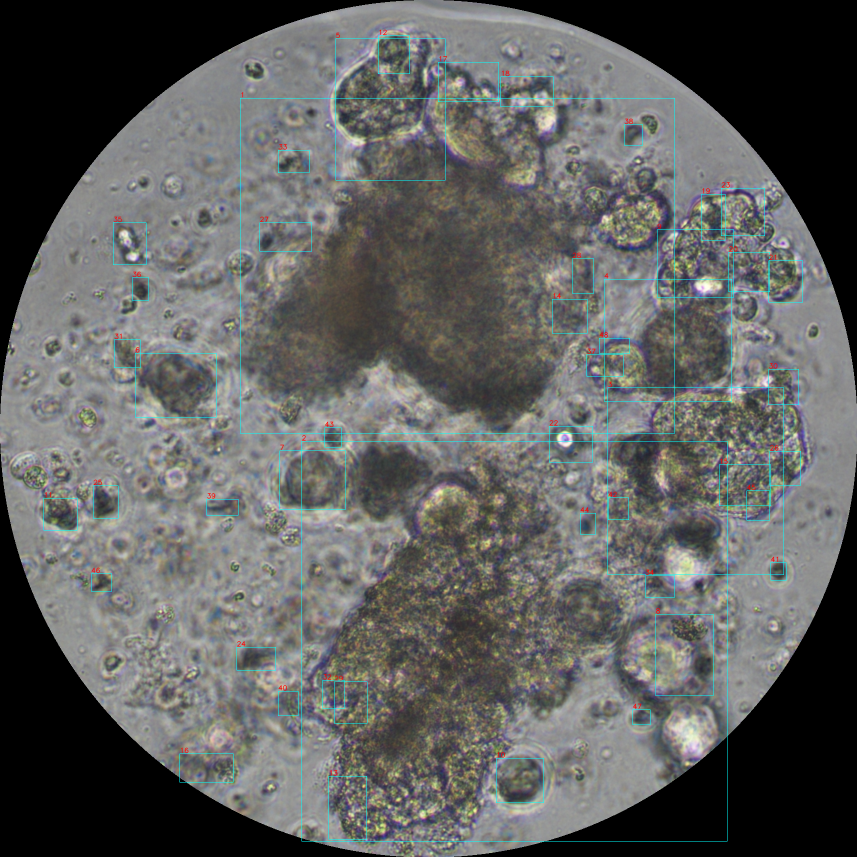
#> input picture DEO-MARKDOWN/App80 DEO/10uM/05-十二月-2025/10x00/organoid_analysis/droplet_001_vision_prior_artifacts/blob_candidates_overlay.png, 1714 x 1714 px (shown at 1/2 size)
$ python -i test_app65_brightfield_direct_cellpose_v3.py   (imports and definitions only)   (older library calls are emulated)
#> lines starting #> are read from the running program, lines starting #| are printed output that depends on the picture
#!/usr/bin/env python3
from __future__ import annotations

import argparse
import csv
import json
import math
from dataclasses import dataclass
from pathlib import Path
import sys

import cv2
import numpy as np

APP80_DIR = Path('/home/lachlan/ProjectsLFS/Zhengyu/analysis-tools/app80_first_replicate_multiscale_cellpose')
sys.path.insert(0, str(APP80_DIR))

from cellpose import models  # noqa: E402
import run_multiscale_dateaware_cellpose as seg  # noqa: E402


@dataclass
class Candidate:
    mask: np.ndarray
    branch: str
    diameter: int
    score: float
    area: int
    circularity: float
    fill_ratio: float
    support_overlap: float
    boundary_strength: float
    interior_texture: float
    mean_signal: float
    border_touch: bool
    bbox_cover: float


# [7 lines left out: function parse_args, not called in this run]


def save_gray(path: Path, img: np.ndarray) -> None:
    path.parent.mkdir(parents=True, exist_ok=True)
    cv2.imwrite(str(path), img)


def save_binary(path: Path, mask: np.ndarray) -> None:
    save_gray(path, (mask.astype(np.uint8) * 255))


def save_rgb(path: Path, rgb: np.ndarray) -> None:
    path.parent.mkdir(parents=True, exist_ok=True)
    cv2.imwrite(str(path), cv2.cvtColor(rgb, cv2.COLOR_RGB2BGR))


def write_json(path: Path, data: dict) -> None:
    path.parent.mkdir(parents=True, exist_ok=True)
    path.write_text(json.dumps(data, ensure_ascii=False, indent=2), encoding='utf-8')


# [17 lines left out: function mask_stats, not called in this run]


def compute_local_std(gray: np.ndarray, ksize: int = 31) -> np.ndarray:
    gray_f = gray.astype(np.float32)
    mean = cv2.GaussianBlur(gray_f, (0, 0), ksize / 6.0)
    mean_sq = cv2.GaussianBlur(gray_f * gray_f, (0, 0), ksize / 6.0)
    var = np.maximum(mean_sq - mean * mean, 0.0)
    return cv2.normalize(np.sqrt(var), None, 0, 255, cv2.NORM_MINMAX).astype(np.uint8)


# [330 lines left out: functions build_direct_evidence, build_branch_inputs, boundary_strength, run_cellpose_branches, iou, overlap_small and 3 more, not called in this run]


# [2 lines not run here, left out]

>>> import cv2
>>> picture = cv2.imread('../../DEO-MARKDOWN/App80 DEO/10uM/05-十二月-2025/10x00/organoid_analysis/droplet_001_vision_prior_artifacts/blob_candidates_overlay.png', cv2.IMREAD_GRAYSCALE)
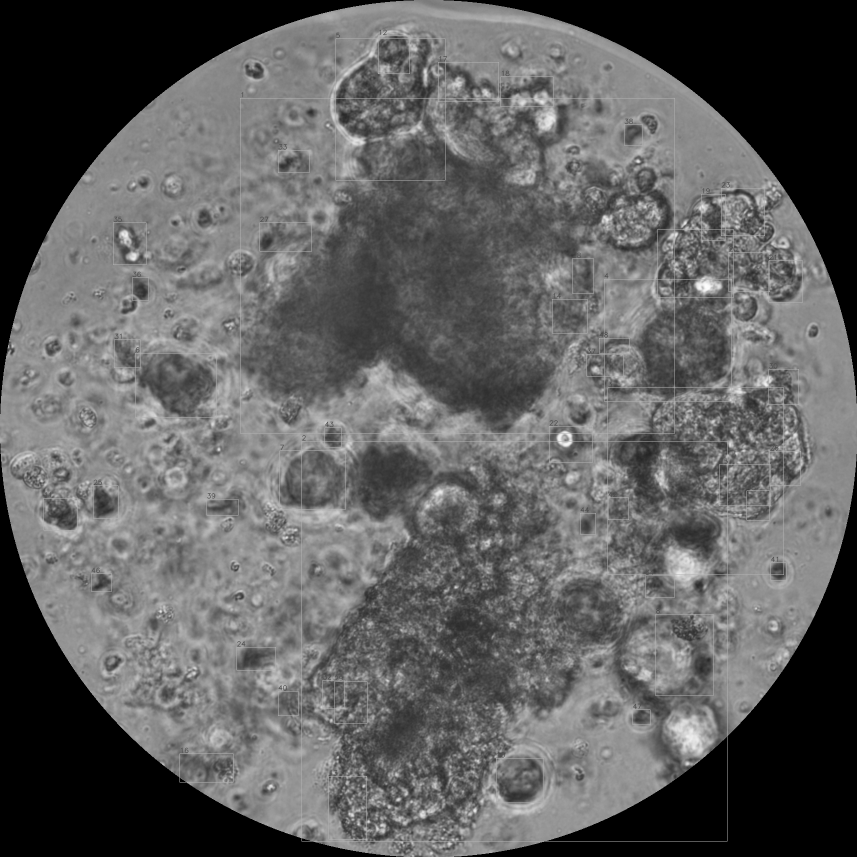
#> picture: shape (1714, 1714) (shown at 1/2 size); min 0, max 253, mean 94.9
>>> result = compute_local_std(picture)
#> in compute_local_std, `mean = cv2.GaussianBlur(gray_f, (0, 0), ksize / 6.0)`:
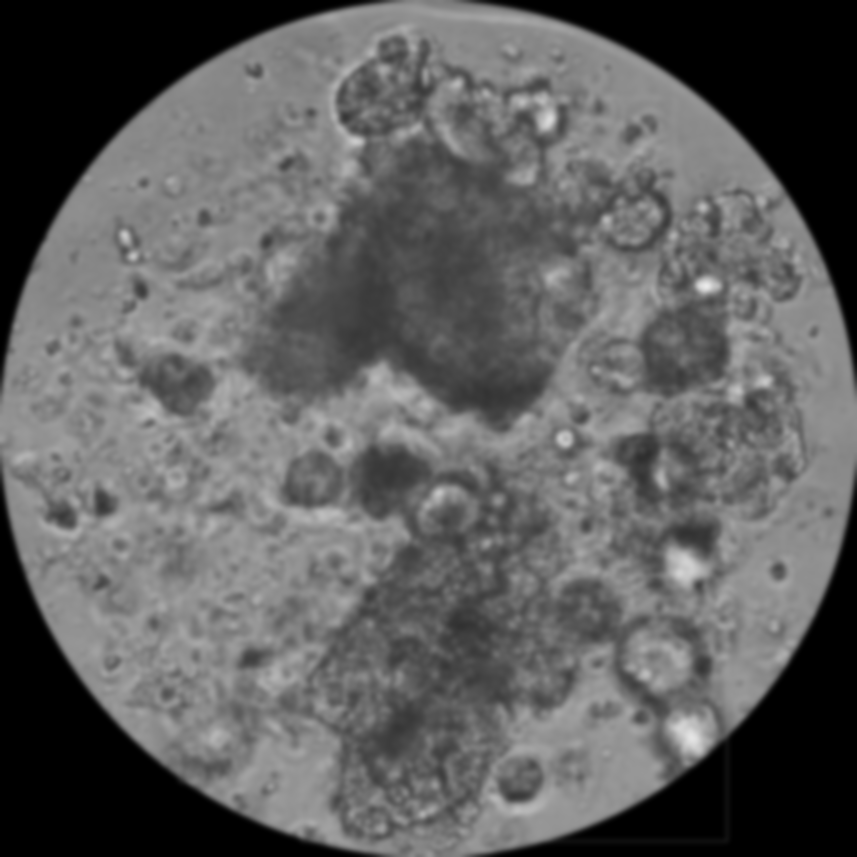
#> mean: shape (1714, 1714) float32 (shown at 1/2 size); min 0, max 234.5, mean 94.9
#> in compute_local_std, `mean_sq = cv2.GaussianBlur(gray_f * gray_f, (0, 0), ksize / 6.0)`:
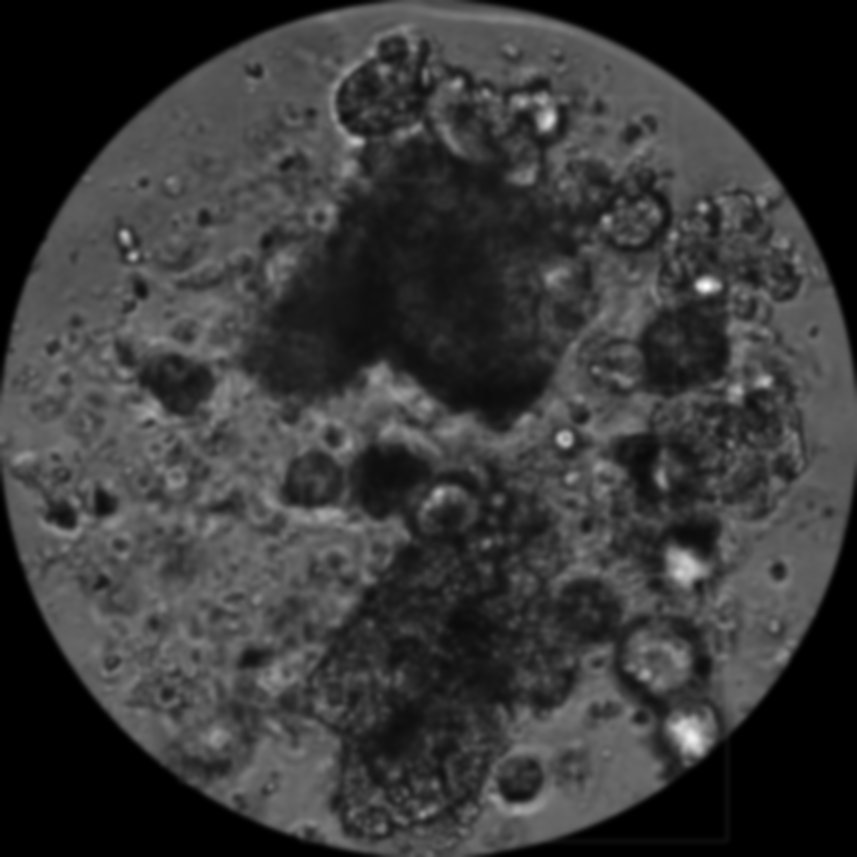
#> mean_sq: shape (1714, 1714) float32 (shown at 1/2 size); min 0, max 55465.5, mean 12229.7; drawn with min black and max white
#> in compute_local_std, `var = np.maximum(mean_sq - mean * mean, 0.0)`:
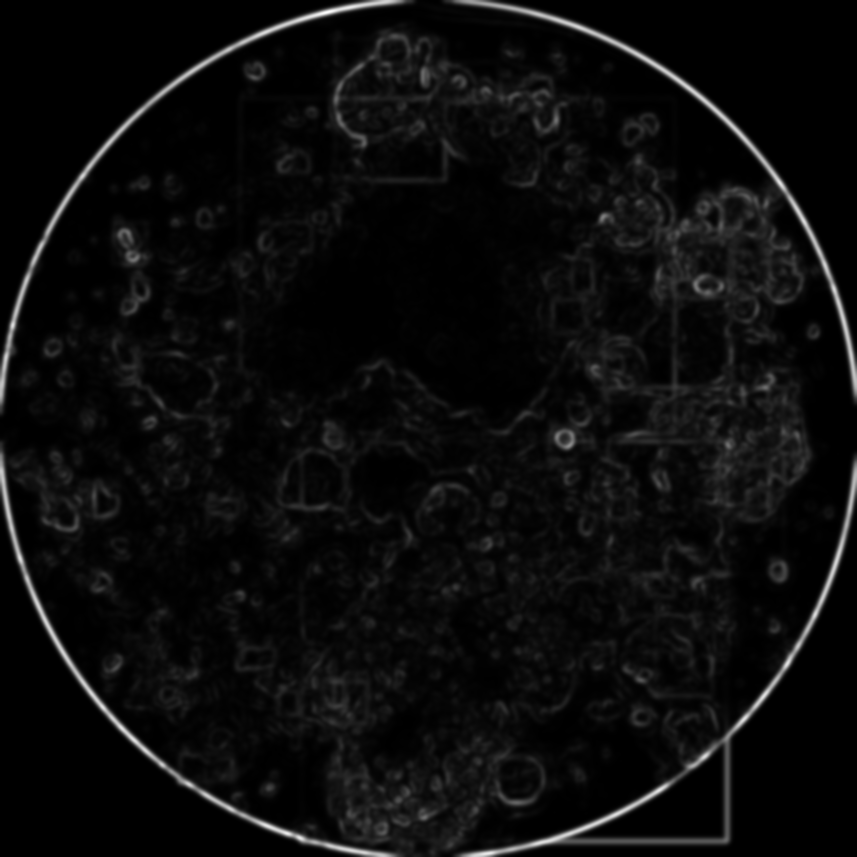
#> var: shape (1714, 1714) float32 (shown at 1/2 size); min 0, max 6684.6, mean 313.4; drawn with min black and max white
#> in compute_local_std, `return cv2.normalize(np.sqrt(var), None, 0, 255, cv2.NORM_MINMAX).asty..`:
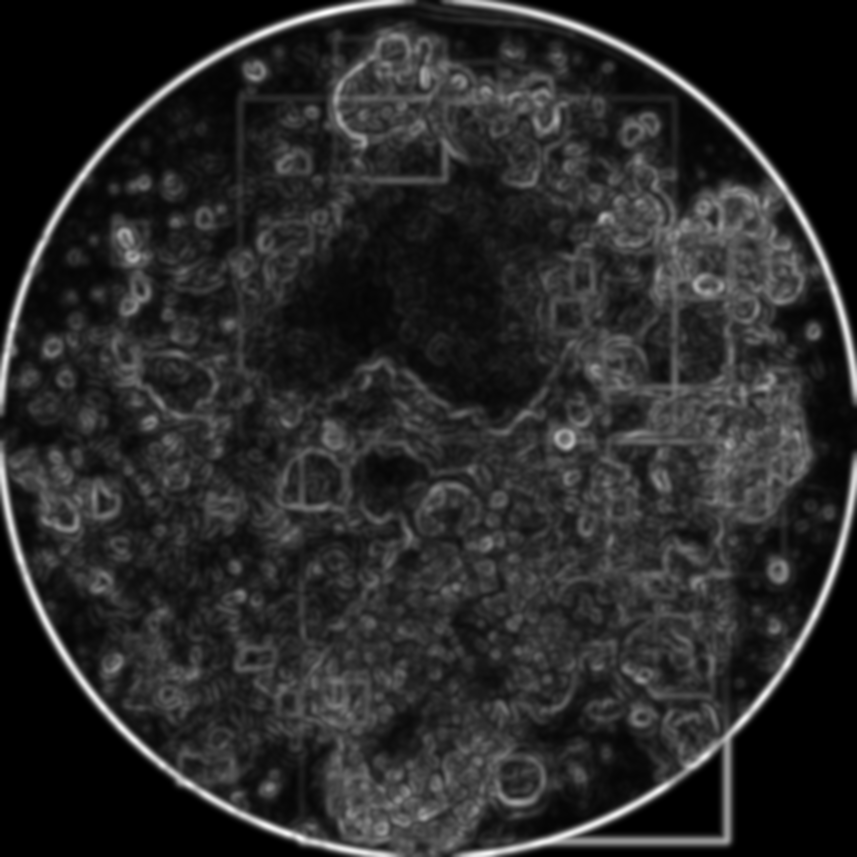
#> returned value: shape (1714, 1714) (shown at 1/2 size); min 0, max 255, mean 40.3
